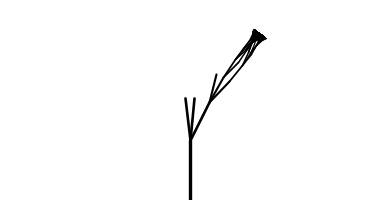
Frame 1 (no input)
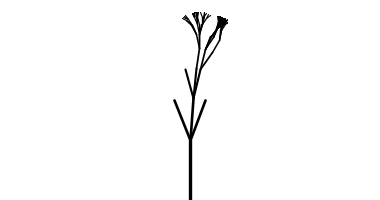
Frame 60 (the mouse pressed at the canvas centre just before this capture)
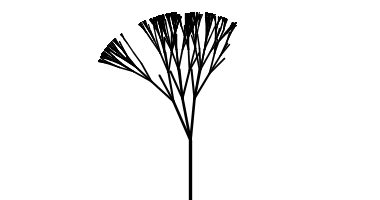
Frame 120 (the mouse held since frame 60 and released just before this capture)

The Processing sketch that drew these frames (run headless with seeded random() and noise(); from frame 60 on, the mouse is pressed at the canvas centre):

// Processing sketch: stochastic_noise_tree
// ── stochastic_noise_tree.pde
float yoff = 0;
int seed = 5;


void setup() {
    size(380, 200);
    smooth();
}

void draw() {
    background(255);
    fill(0);
  
    stroke(0);
    translate(width / 2, height);
    yoff += 0.005;
    randomSeed(seed);
    branch(60, 0);
}

void mousePressed() {
    yoff = random(1000);
    seed = millis();
}

void branch(float h, float xoff) {
    float sw = map(h, 2, 100, 1, 5);
    strokeWeight(sw);
    line(0, 0, 0, -h);
    translate(0, -h);
    
    h *= 0.7f;
  
    xoff += 0.1;

    if (h > 4) {
        int n = int(random(0, 5));
        for (int i = 0; i < n; i++) {
            float theta = map(noise(xoff+i, yoff), 0, 1, -PI / 3, PI / 3);
            if (n%2==0) theta *= -1;
            pushMatrix();
            rotate(theta);
            branch(h, xoff);
            popMatrix();
        }
    }
}
